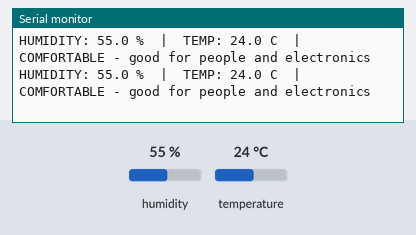
The sketch below on a simulated Arduino Uno, built with avr-gcc and run on an emulated ATmega328P. Parts: the last lines printed to the serial monitor. The inputs (shaded band) are chosen by the test bench; at power-on: humidity 55 %, temperature 24 °C.

Above: at 6.8 s.
6.9 s: humidity set to 31 %
At 11.1 s:
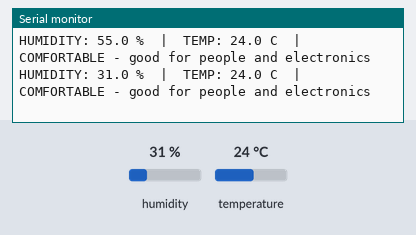
12.2 s: humidity set to 28 %
At 15.3 s:
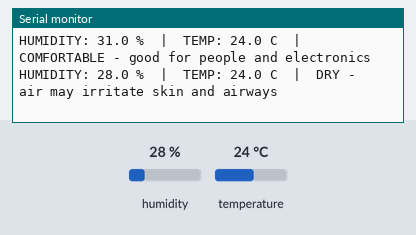

Measured:
- the behaviour switches between 30 and 29 % on humidity (found by bisection; images 1 and 2)
- after the input at 6.9 s, the serial monitor: prints a new line after 3.1 s (image 1)
- after the input at 12.2 s, the serial monitor: prints a new line after 1.8 s (image 2)

The sketch:

Humidity-Monitor.ino
```cpp
// 026 - Humidity Monitor
// Reads humidity (and temperature) from a DHT11 sensor and prints a simple
// comfort message based on the humidity level.
// Board: Arduino Uno
// Wiring:
//   DHT11 (front face with the grille, pins left to right): VCC, DATA, NC, GND
//   DHT11 VCC  -> 5V
//   DHT11 DATA -> digital pin 2  (with a 10 kohm pull-up resistor to 5V)
//   DHT11 NC   -> not connected
//   DHT11 GND  -> GND
//
// The 10 kohm pull-up resistor between DATA and 5V is required: it holds the
// data line high between the sensor's replies. Some DHT11 breakout boards have
// this resistor already fitted, in which case you can omit it.
//
// Libraries required (install both from the Library Manager):
//   "DHT sensor library" by Adafruit
//   "Adafruit Unified Sensor" (a dependency of the DHT library)

#include <DHT.h>      // Adafruit DHT11/DHT22 temperature-humidity library
#include <Adafruit_Sensor.h>  // Adafruit unified sensor abstraction layer

// ---------------- Pin and sensor constants ----------------
const int DHT_PIN = 2;            // Data pin of the DHT11
const int DHT_TYPE = DHT11;       // Change to DHT22 if you use that sensor

// ---------------- Timing constants ----------------
const unsigned long READ_INTERVAL_MS = 2000;  // Read every 2 seconds
// The DHT11 is slow: readings faster than about 1 second are ignored or
// return the previous value, so 2 seconds is a safe interval.

unsigned long lastReadTime = 0;

// Create the sensor object once; it handles all the signalling for us
DHT dht(DHT_PIN, DHT_TYPE);

void setup() {
  Serial.begin(9600);
  Serial.println("Humidity Monitor starting...");
  Serial.println("Give the sensor a few seconds to wake up before judging values.");

  // Start the DHT11 communication; this also configures the data pin
  dht.begin();
}

// Returns a short English description of the current humidity level
String comfortMessage(float humidity) {
  if (humidity < 30.0) {
    return "DRY - air may irritate skin and airways";
  } else if (humidity <= 60.0) {
    return "COMFORTABLE - good for people and electronics";
  } else {
    return "HUMID - risk of condensation and mould";
  }
}

void loop() {
  // Schedule the read with millis() so nothing blocks between readings
  if (millis() - lastReadTime >= READ_INTERVAL_MS) {
    lastReadTime = millis();

    // readHumidity() returns NaN (Not a Number) if the sensor did not reply,
    // which usually means a loose wire or a missing pull-up resistor
    float humidity = dht.readHumidity();
    float temperatureC = dht.readTemperature();

    if (isnan(humidity) || isnan(temperatureC)) {
      Serial.println("ERROR: could not read from DHT11 - check wiring");
      return;
    }

    // Humidity percentage with no decimals (the DHT11 only resolves 1 % anyway)
    Serial.print("HUMIDITY: ");
    Serial.print(humidity, 1);
    Serial.print(" %  |  TEMP: ");
    Serial.print(temperatureC, 1);
    Serial.print(" C  |  ");
    Serial.println(comfortMessage(humidity));
  }
}
```
